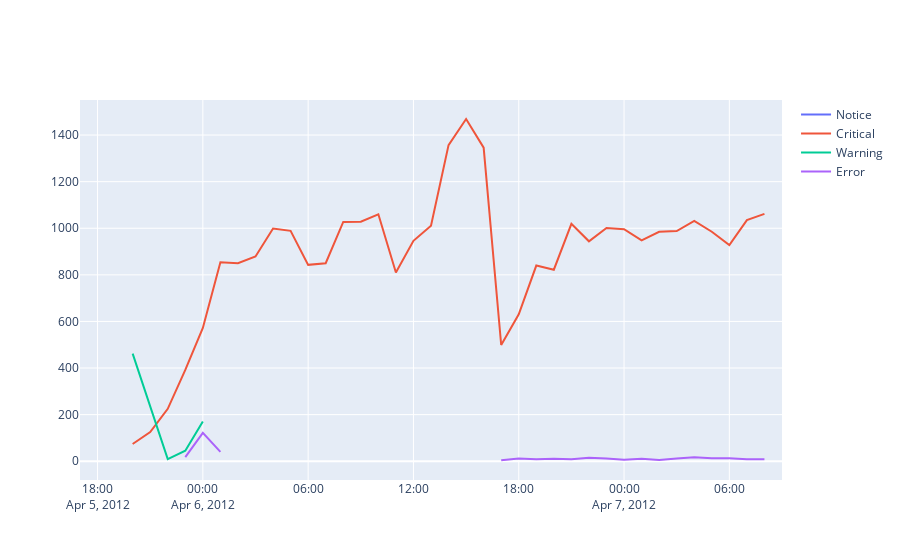

The notebook cell saved with this chart:
### Code cell
fig = go.Figure()
for i in range(1, len(priorities)):
    expr = cxns_with_nas['priority'] == priorities[i][0]
    fig.add_trace(go.Scatter(
        x=cxns_with_nas[expr]['date_hour'],
        y=cxns_with_nas[expr]['n'],
        name=priorities[i][0],
        connectgaps=False)
    )
fig.show()
